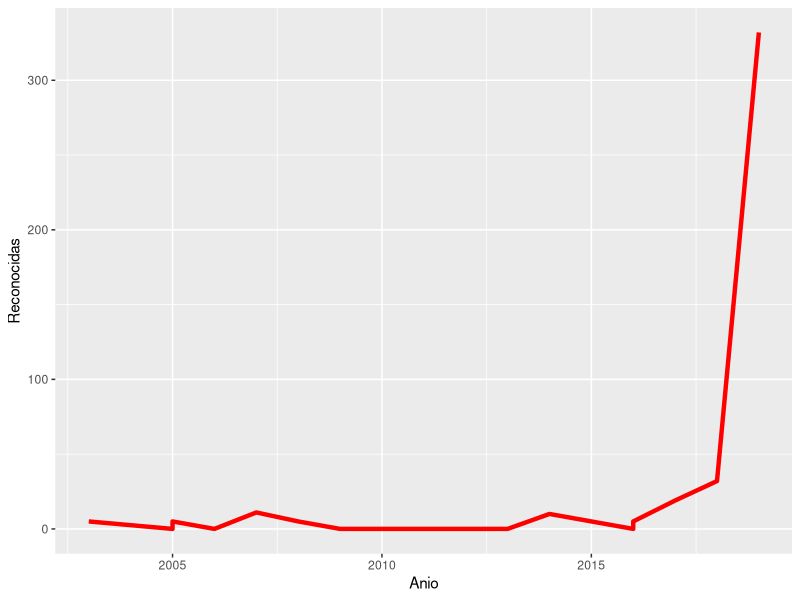
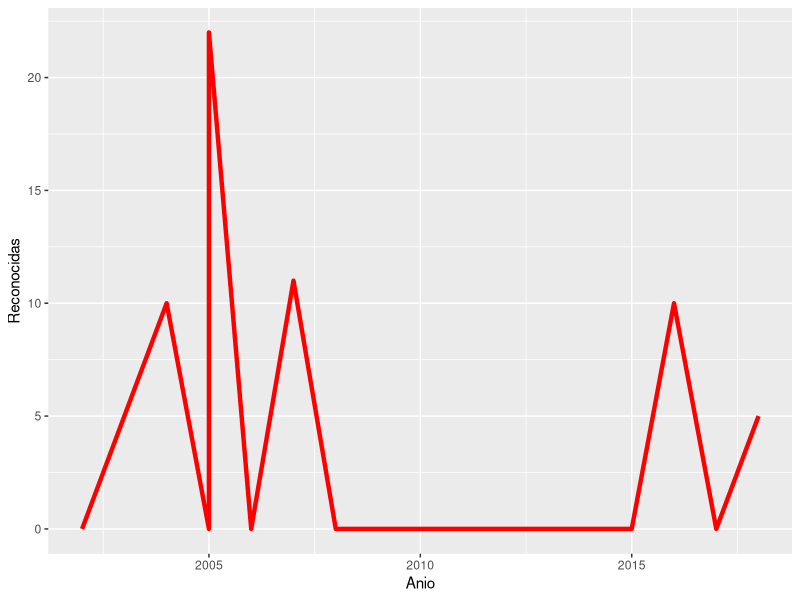
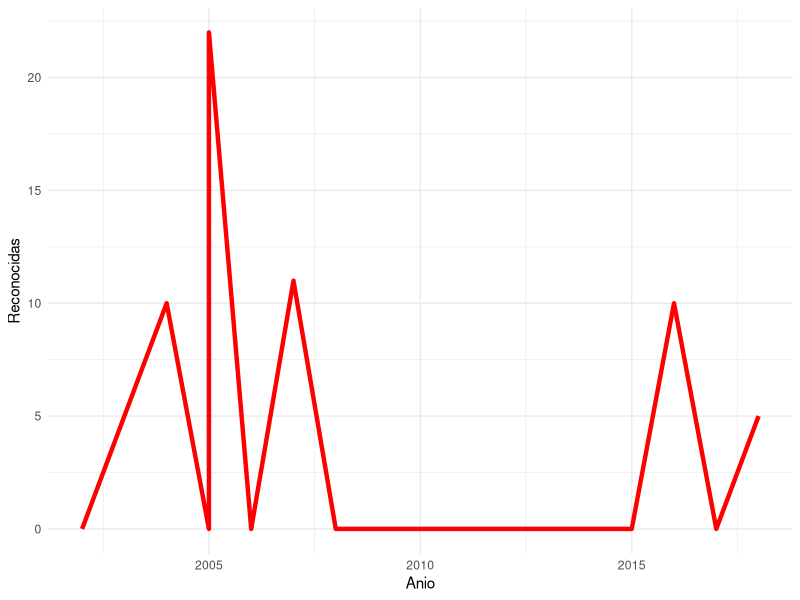
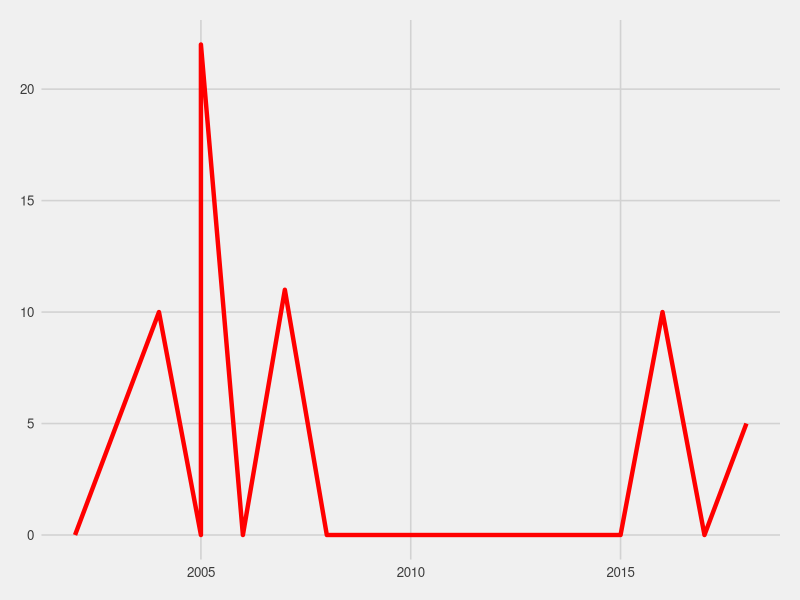

R code for these plots, in order:
## ---- chunk 1
options(htmltools.dir.version = FALSE)
knitr::opts_chunk$set(fig.height=5) 
library(ggplot2)
library(readr)
library(here)
library(dplyr)
library(colorspace)
paleta <- rainbow_hcl(10)
print_it_rainbow <- function(palabra, paleta) {
  i_font = 1
  for (char in palabra) {
    if (char != " ") {
      cat(paste0("<font style='color:", paleta[i_font] , "'>",char,"</font>"))
      i_font = i_font %% length(paleta) + 1
    } else {
      cat(" ")
    }
  }
}
## ---- chunk 2
cat("<h1 style='color:white'> <center> R para contextos humanitarios de emergencia")
cat("</center></h1> \n")
cat("## <center>")
palabra = unlist(strsplit("Reportes paramétricos y más", split = ""))
cat(print_it_rainbow(palabra, paleta))
cat("</center> \n")
cat("### <center>")
fecha = as.character(Sys.Date())
palabra = unlist(strsplit("Violeta Roizman", split = ""))
cat(print_it_rainbow(palabra, paleta))
cat("</center>")
## ---- chunk 3
library(tidyverse)

decisiones <- read_csv("data/decisiones_asilo_colombia.csv")

decisiones_filtrado <- decisiones %>% 
  filter(`Codigo Pais Origen` == "VEN")

decisiones_filtrado %>% 
  ggplot(aes(Anio, Reconocidas)) +
  geom_line(color = "red", size = 1.5)
## ---- chunk 4
library(tidyverse)

decisiones <- read_csv("data/decisiones_asilo_colombia.csv")

decisiones_filtrado <- decisiones %>% 
  filter(`Codigo Pais Origen` == "CUB")

decisiones_filtrado %>% 
  ggplot(aes(Anio, Reconocidas)) +
  geom_line(color = "red", size = 1.5)
## ---- chunk 5
decisiones_filtrado %>% 
  ggplot(aes(Anio, Reconocidas)) +
  geom_line(color = "red", size = 1.5) +
  theme_minimal()
## ---- chunk 6
# install.packages("ggthemes")
library(ggthemes)
decisiones_filtrado %>% 
  ggplot(aes(Anio, Reconocidas)) +
  geom_line(color = "red", size = 1.5) +
  theme_fivethirtyeight()
## ---- chunk 7
library(knitr)
kable(decisiones)
